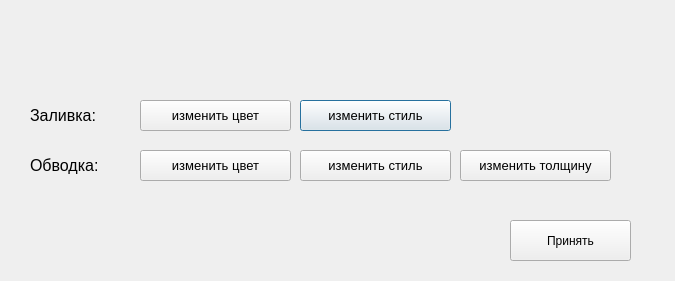
<?xml version="1.0" encoding="UTF-8"?>
<ui version="4.0">
 <class>settings</class>
 <widget class="QDialog" name="settings">
  <property name="geometry">
   <rect>
    <x>0</x>
    <y>0</y>
    <width>675</width>
    <height>281</height>
   </rect>
  </property>
  <property name="windowTitle">
   <string>Установка стиля</string>
  </property>
  <widget class="QPushButton" name="pushButton_brush_style">
   <property name="geometry">
    <rect>
     <x>300</x>
     <y>100</y>
     <width>151</width>
     <height>31</height>
    </rect>
   </property>
   <property name="font">
    <font>
     <pointsize>10</pointsize>
    </font>
   </property>
   <property name="text">
    <string>изменить стиль</string>
   </property>
  </widget>
  <widget class="QPushButton" name="pushButton_pen_style">
   <property name="geometry">
    <rect>
     <x>300</x>
     <y>150</y>
     <width>151</width>
     <height>31</height>
    </rect>
   </property>
   <property name="font">
    <font>
     <pointsize>10</pointsize>
    </font>
   </property>
   <property name="text">
    <string>изменить стиль</string>
   </property>
  </widget>
  <widget class="QLabel" name="label_pen">
   <property name="geometry">
    <rect>
     <x>30</x>
     <y>150</y>
     <width>101</width>
     <height>31</height>
    </rect>
   </property>
   <property name="font">
    <font>
     <pointsize>12</pointsize>
    </font>
   </property>
   <property name="text">
    <string>Обводка:</string>
   </property>
  </widget>
  <widget class="QPushButton" name="pushButton_pen_color">
   <property name="geometry">
    <rect>
     <x>140</x>
     <y>150</y>
     <width>151</width>
     <height>31</height>
    </rect>
   </property>
   <property name="font">
    <font>
     <pointsize>10</pointsize>
    </font>
   </property>
   <property name="text">
    <string>изменить цвет</string>
   </property>
  </widget>
  <widget class="QPushButton" name="pushButton_pen_width">
   <property name="geometry">
    <rect>
     <x>460</x>
     <y>150</y>
     <width>151</width>
     <height>31</height>
    </rect>
   </property>
   <property name="font">
    <font>
     <pointsize>10</pointsize>
    </font>
   </property>
   <property name="text">
    <string>изменить толщину</string>
   </property>
  </widget>
  <widget class="QLabel" name="label_brush">
   <property name="geometry">
    <rect>
     <x>30</x>
     <y>100</y>
     <width>101</width>
     <height>31</height>
    </rect>
   </property>
   <property name="font">
    <font>
     <pointsize>12</pointsize>
    </font>
   </property>
   <property name="text">
    <string>Заливка:</string>
   </property>
  </widget>
  <widget class="QPushButton" name="pushButton_brush_color">
   <property name="geometry">
    <rect>
     <x>140</x>
     <y>100</y>
     <width>151</width>
     <height>31</height>
    </rect>
   </property>
   <property name="font">
    <font>
     <pointsize>10</pointsize>
    </font>
   </property>
   <property name="text">
    <string>изменить цвет</string>
   </property>
  </widget>
  <widget class="QPushButton" name="pushButton">
   <property name="geometry">
    <rect>
     <x>510</x>
     <y>220</y>
     <width>121</width>
     <height>41</height>
    </rect>
   </property>
   <property name="text">
    <string>Принять</string>
   </property>
  </widget>
 </widget>
 <resources/>
 <connections/>
</ui>
